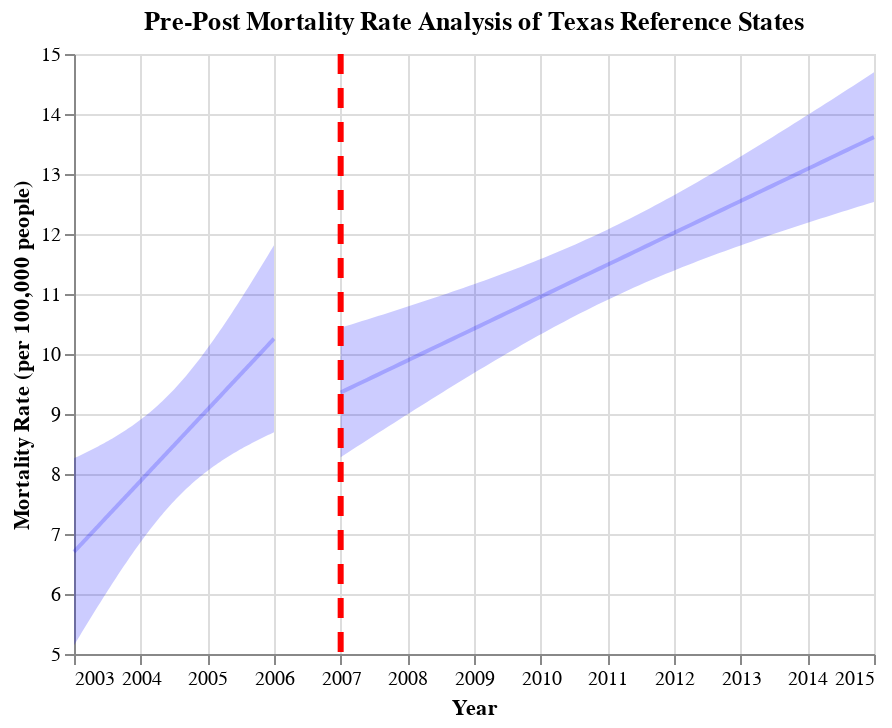

Notebook code for this chart:
### Code cell
## Generate Pre-Post Graphs for TX reference states
fit, reg_chart_pre_TX_ref = get_reg_fit_TX_ref(
    death_data_TX_ref_subset_grouped_pre, 
    yvar="average_deaths_state", 
    xvar="YEAR", 
    alpha=0.05
)

fit, reg_chart_post_TX_ref = get_reg_fit_TX_ref(
    death_data_TX_ref_subset_grouped_post, 
    yvar="average_deaths_state", 
    xvar="YEAR", 
    alpha=0.05
)

## Create line post-policy implementation
line_2007 = alt.Chart(pd.DataFrame({'x': [2007]})).mark_rule(strokeDash=[10, 7], color = "red", strokeWidth=3).encode(x='x')

## Generate final pre-post graph for FL reference states
pre_post_TX_ref = reg_chart_pre_TX_ref + reg_chart_post_TX_ref + line_2007
pre_post_TX_ref.properties(title="Pre-Post Mortality Rate Analysis of Texas Reference States")

### Figure 1 — Vega-Lite specification as saved in the notebook (floating-point values rounded to 4 significant figures)
{"config": {"view": {"continuousWidth": 400, "continuousHeight": 300}}, "layer": [{"mark": {"type": "errorband", "color": "blue", "opacity": 0.2}, "encoding": {"x": {"field": "YEAR", "type": "quantitative"}, "y": {"field": "ci_low", "title": "", "type": "quantitative"}, "y2": {"field": "ci_high"}}}, {"mark": {"type": "line", "color": "blue", "opacity": 0.2}, "encoding": {"x": {"axis": {"format": "T", "title": "Year"}, "field": "YEAR", "scale": {"zero": false}, "type": "quantitative"}, "y": {"field": "average_deaths_state", "scale": {"zero": false}, "title": "Mortality Rate (per 100,000 people)", "type": "quantitative"}}}, {"layer": [{"mark": {"type": "errorband", "color": "blue", "opacity": 0.2}, "encoding": {"x": {"field": "YEAR", "type": "quantitative"}, "y": {"field": "ci_low", "title": "", "type": "quantitative"}, "y2": {"field": "ci_high"}}}, {"mark": {"type": "line", "color": "blue", "opacity": 0.2}, "encoding": {"x": {"axis": {"format": "T", "title": "Year"}, "field": "YEAR", "scale": {"zero": false}, "type": "quantitative"}, "y": {"field": "average_deaths_state", "scale": {"zero": false}, "title": "Mortality Rate (per 100,000 people)", "type": "quantitative"}}}], "data": {"name": "data-eb76cbb9ae5ee0f4db96b7d884f7e519"}}, {"data": {"name": "data-d625a43cca235c1e9ceabc0e922fc9ef"}, "mark": {"type": "rule", "color": "red", "strokeDash": [10, 7], "strokeWidth": 3}, "encoding": {"x": {"field": "x", "type": "quantitative"}}}], "data": {"name": "data-215d6bd226a3726d6f9d2ab2eb4e3afc"}, "title": "Pre-Post Mortality Rate Analysis of Texas Reference States", "$schema": "https://vega.github.io/schema/vega-lite/v4.17.0.json", "datasets": {"data-215d6bd226a3726d6f9d2ab2eb4e3afc": [{"YEAR": 2003.0, "average_deaths_state": 6.703, "ci_low": 5.144, "ci_high": 8.262}, {"YEAR": 2003.0, "average_deaths_state": 6.738, "ci_low": 5.199, "ci_high": 8.277}, {"YEAR": 2003.0, "average_deaths_state": 6.774, "ci_low": 5.255, "ci_high": 8.293}, {"YEAR": 2003.0, "average_deaths_state": 6.809, "ci_low": 5.31, "ci_high": 8.309}, {"YEAR": 2003.0, "average_deaths_state": 6.845, "ci_low": 5.365, "ci_high": 8.325}, {"YEAR": 2003.0, "average_deaths_state": 6.88, "ci_low": 5.42, "ci_high": 8.341}, {"YEAR": 2003.0, "average_deaths_state": 6.916, "ci_low": 5.474, "ci_high": 8.357}, {"YEAR": 2003.0, "average_deaths_state": 6.951, "ci_low": 5.529, "ci_high": 8.374}, {"YEAR": 2003.0, "average_deaths_state": 6.987, "ci_low": 5.583, "ci_high": 8.39}, {"YEAR": 2003.0, "average_deaths_state": 7.022, "ci_low": 5.637, "ci_high": 8.407}, {"YEAR": 2003.0, "average_deaths_state": 7.058, "ci_low": 5.691, "ci_high": 8.424}, {"YEAR": 2003.0, "average_deaths_state": 7.093, "ci_low": 5.745, "ci_high": 8.442}, {"YEAR": 2003.0, "average_deaths_state": 7.129, "ci_low": 5.798, "ci_high": 8.459}, {"YEAR": 2003.0, "average_deaths_state": 7.164, "ci_low": 5.852, "ci_high": 8.477}, {"YEAR": 2003.0, "average_deaths_state": 7.2, "ci_low": 5.905, "ci_high": 8.495}, {"YEAR": 2003.0, "average_deaths_state": 7.235, "ci_low": 5.957, "ci_high": 8.513}, {"YEAR": 2003.0, "average_deaths_state": 7.271, "ci_low": 6.01, "ci_high": 8.532}, {"YEAR": 2004.0, "average_deaths_state": 7.307, "ci_low": 6.062, "ci_high": 8.551}, {"YEAR": 2004.0, "average_deaths_state": 7.342, "ci_low": 6.114, "ci_high": 8.57}, {"YEAR": 2004.0, "average_deaths_state": 7.378, "ci_low": 6.166, "ci_high": 8.589}, {"YEAR": 2004.0, "average_deaths_state": 7.413, "ci_low": 6.217, "ci_high": 8.609}, {"YEAR": 2004.0, "average_deaths_state": 7.449, "ci_low": 6.268, "ci_high": 8.629}, {"YEAR": 2004.0, "average_deaths_state": 7.484, "ci_low": 6.319, "ci_high": 8.649}, {"YEAR": 2004.0, "average_deaths_state": 7.52, "ci_low": 6.369, "ci_high": 8.67}, {"YEAR": 2004.0, "average_deaths_state": 7.555, "ci_low": 6.419, "ci_high": 8.691}, {"YEAR": 2004.0, "average_deaths_state": 7.591, "ci_low": 6.469, "ci_high": 8.712}, {"YEAR": 2004.0, "average_deaths_state": 7.626, "ci_low": 6.518, "ci_high": 8.734}, {"YEAR": 2004.0, "average_deaths_state": 7.662, "ci_low": 6.567, "ci_high": 8.756}, {"YEAR": 2004.0, "average_deaths_state": 7.697, "ci_low": 6.615, "ci_high": 8.779}, {"YEAR": 2004.0, "average_deaths_state": 7.733, "ci_low": 6.663, "ci_high": 8.802}, {"YEAR": 2004.0, "average_deaths_state": 7.768, "ci_low": 6.711, "ci_high": 8.826}, {"YEAR": 2004.0, "average_deaths_state": 7.804, "ci_low": 6.758, "ci_high": 8.849}, {"YEAR": 2004.0, "average_deaths_state": 7.839, "ci_low": 6.805, "ci_high": 8.874}, {"YEAR": 2004.0, "average_deaths_state": 7.875, "ci_low": 6.851, "ci_high": 8.899}, {"YEAR": 2004.0, "average_deaths_state": 7.91, "ci_low": 6.897, "ci_high": 8.924}, {"YEAR": 2004.0, "average_deaths_state": 7.946, "ci_low": 6.942, "ci_high": 8.95}, {"YEAR": 2004.0, "average_deaths_state": 7.981, "ci_low": 6.986, "ci_high": 8.977}, {"YEAR": 2004.0, "average_deaths_state": 8.017, "ci_low": 7.03, "ci_high": 9.004}, {"YEAR": 2004.0, "average_deaths_state": 8.052, "ci_low": 7.074, "ci_high": 9.031}, {"YEAR": 2004.0, "average_deaths_state": 8.088, "ci_low": 7.117, "ci_high": 9.059}, {"YEAR": 2004.0, "average_deaths_state": 8.123, "ci_low": 7.159, "ci_high": 9.088}, {"YEAR": 2004.0, "average_deaths_state": 8.159, "ci_low": 7.201, "ci_high": 9.117}, {"YEAR": 2004.0, "average_deaths_state": 8.194, "ci_low": 7.242, "ci_high": 9.147}, {"YEAR": 2004.0, "average_deaths_state": 8.23, "ci_low": 7.282, "ci_high": 9.178}, {"YEAR": 2004.0, "average_deaths_state": 8.266, "ci_low": 7.322, "ci_high": 9.209}, {"YEAR": 2004.0, "average_deaths_state": 8.301, "ci_low": 7.361, "ci_high": 9.241}, {"YEAR": 2004.0, "average_deaths_state": 8.337, "ci_low": 7.4, "ci_high": 9.274}, {"YEAR": 2004.0, "average_deaths_state": 8.372, "ci_low": 7.437, "ci_high": 9.307}, {"YEAR": 2004.0, "average_deaths_state": 8.408, "ci_low": 7.475, "ci_high": 9.341}, {"YEAR": 2004.0, "average_deaths_state": 8.443, "ci_low": 7.511, "ci_high": 9.375}, {"YEAR": 2004.0, "average_deaths_state": 8.479, "ci_low": 7.547, "ci_high": 9.41}, {"YEAR": 2005.0, "average_deaths_state": 8.514, "ci_low": 7.582, "ci_high": 9.446}, {"YEAR": 2005.0, "average_deaths_state": 8.55, "ci_low": 7.617, "ci_high": 9.483}, {"YEAR": 2005.0, "average_deaths_state": 8.585, "ci_low": 7.651, "ci_high": 9.52}, {"YEAR": 2005.0, "average_deaths_state": 8.621, "ci_low": 7.684, "ci_high": 9.558}, {"YEAR": 2005.0, "average_deaths_state": 8.656, "ci_low": 7.716, "ci_high": 9.596}, {"YEAR": 2005.0, "average_deaths_state": 8.692, "ci_low": 7.748, "ci_high": 9.635}, {"YEAR": 2005.0, "average_deaths_state": 8.727, "ci_low": 7.779, "ci_high": 9.675}, {"YEAR": 2005.0, "average_deaths_state": 8.763, "ci_low": 7.81, "ci_high": 9.716}, {"YEAR": 2005.0, "average_deaths_state": 8.798, "ci_low": 7.84, "ci_high": 9.757}, {"YEAR": 2005.0, "average_deaths_state": 8.834, "ci_low": 7.869, "ci_high": 9.798}, {"YEAR": 2005.0, "average_deaths_state": 8.869, "ci_low": 7.898, "ci_high": 9.841}, {"YEAR": 2005.0, "average_deaths_state": 8.905, "ci_low": 7.926, "ci_high": 9.884}, {"YEAR": 2005.0, "average_deaths_state": 8.94, "ci_low": 7.954, "ci_high": 9.927}, {"YEAR": 2005.0, "average_deaths_state": 8.976, "ci_low": 7.981, "ci_high": 9.971}, {"YEAR": 2005.0, "average_deaths_state": 9.011, "ci_low": 8.007, "ci_high": 10.02}, {"YEAR": 2005.0, "average_deaths_state": 9.047, "ci_low": 8.033, "ci_high": 10.06}, {"YEAR": 2005.0, "average_deaths_state": 9.082, "ci_low": 8.059, "ci_high": 10.11}, {"YEAR": 2005.0, "average_deaths_state": 9.118, "ci_low": 8.083, "ci_high": 10.15}, {"YEAR": 2005.0, "average_deaths_state": 9.154, "ci_low": 8.108, "ci_high": 10.2}, {"YEAR": 2005.0, "average_deaths_state": 9.189, "ci_low": 8.132, "ci_high": 10.25}, {"YEAR": 2005.0, "average_deaths_state": 9.225, "ci_low": 8.155, "ci_high": 10.29}, {"YEAR": 2005.0, "average_deaths_state": 9.26, "ci_low": 8.178, "ci_high": 10.34}, {"YEAR": 2005.0, "average_deaths_state": 9.296, "ci_low": 8.201, "ci_high": 10.39}, {"YEAR": 2005.0, "average_deaths_state": 9.331, "ci_low": 8.223, "ci_high": 10.44}, {"YEAR": 2005.0, "average_deaths_state": 9.367, "ci_low": 8.245, "ci_high": 10.49}, {"YEAR": 2005.0, "average_deaths_state": 9.402, "ci_low": 8.266, "ci_high": 10.54}, {"YEAR": 2005.0, "average_deaths_state": 9.438, "ci_low": 8.287, "ci_high": 10.59}, {"YEAR": 2005.0, "average_deaths_state": 9.473, "ci_low": 8.308, "ci_high": 10.64}, {"YEAR": 2005.0, "average_deaths_state": 9.509, "ci_low": 8.328, "ci_high": 10.69}, {"YEAR": 2005.0, "average_deaths_state": 9.544, "ci_low": 8.348, "ci_high": 10.74}, {"YEAR": 2005.0, "average_deaths_state": 9.58, "ci_low": 8.368, "ci_high": 10.79}, {"YEAR": 2005.0, "average_deaths_state": 9.615, "ci_low": 8.387, "ci_high": 10.84}, {"YEAR": 2005.0, "average_deaths_state": 9.651, "ci_low": 8.406, "ci_high": 10.9}, {"YEAR": 2006.0, "average_deaths_state": 9.686, "ci_low": 8.425, "ci_high": 10.95}, {"YEAR": 2006.0, "average_deaths_state": 9.722, "ci_low": 8.444, "ci_high": 11.0}, {"YEAR": 2006.0, "average_deaths_state": 9.757, "ci_low": 8.462, "ci_high": 11.05}, {"YEAR": 2006.0, "average_deaths_state": 9.793, "ci_low": 8.48, "ci_high": 11.11}, {"YEAR": 2006.0, "average_deaths_state": 9.828, "ci_low": 8.498, "ci_high": 11.16}, {"YEAR": 2006.0, "average_deaths_state": 9.864, "ci_low": 8.515, "ci_high": 11.21}, {"YEAR": 2006.0, "average_deaths_state": 9.899, "ci_low": 8.533, "ci_high": 11.27}, {"YEAR": 2006.0, "average_deaths_state": 9.935, "ci_low": 8.55, "ci_high": 11.32}, {"YEAR": 2006.0, "average_deaths_state": 9.97, "ci_low": 8.567, "ci_high": 11.37}, {"YEAR": 2006.0, "average_deaths_state": 10.01, "ci_low": 8.584, "ci_high": 11.43}, {"YEAR": 2006.0, "average_deaths_state": 10.04, "ci_low": 8.6, "ci_high": 11.48}, {"YEAR": 2006.0, "average_deaths_state": 10.08, "ci_low": 8.616, "ci_high": 11.54}, {"YEAR": 2006.0, "average_deaths_state": 10.11, "ci_low": 8.633, "ci_high": 11.59}, {"YEAR": 2006.0, "average_deaths_state": 10.15, "ci_low": 8.649, "ci_high": 11.65}, {"YEAR": 2006.0, "average_deaths_state": 10.18, "ci_low": 8.665, "ci_high": 11.7}, {"YEAR": 2006.0, "average_deaths_state": 10.22, "ci_low": 8.68, "ci_high": 11.76}, {"YEAR": 2006.0, "average_deaths_state": 10.25, "ci_low": 8.696, "ci_high": 11.81}], "data-eb76cbb9ae5ee0f4db96b7d884f7e519": [{"YEAR": 2007.0, "average_deaths_state": 9.359, "ci_low": 8.279, "ci_high": 10.44}, {"YEAR": 2007.0, "average_deaths_state": 9.401, "ci_low": 8.337, "ci_high": 10.47}, {"YEAR": 2007.0, "average_deaths_state": 9.444, "ci_low": 8.395, "ci_high": 10.49}, {"YEAR": 2007.0, "average_deaths_state": 9.486, "ci_low": 8.452, "ci_high": 10.52}, {"YEAR": 2007.0, "average_deaths_state": 9.529, "ci_low": 8.51, "ci_high": 10.55}, {"YEAR": 2007.0, "average_deaths_state": 9.572, "ci_low": 8.567, "ci_high": 10.58}, {"YEAR": 2007.0, "average_deaths_state": 9.614, "ci_low": 8.624, "ci_high": 10.6}, {"YEAR": 2008.0, "average_deaths_state": 9.657, "ci_low": 8.681, "ci_high": 10.63}, {"YEAR": 2008.0, "average_deaths_state": 9.699, "ci_low": 8.738, "ci_high": 10.66}, {"YEAR": 2008.0, "average_deaths_state": 9.742, "ci_low": 8.795, "ci_high": 10.69}, {"YEAR": 2008.0, "average_deaths_state": 9.784, "ci_low": 8.852, "ci_high": 10.72}, {"YEAR": 2008.0, "average_deaths_state": 9.827, "ci_low": 8.909, "ci_high": 10.75}, {"YEAR": 2008.0, "average_deaths_state": 9.87, "ci_low": 8.965, "ci_high": 10.77}, {"YEAR": 2008.0, "average_deaths_state": 9.912, "ci_low": 9.021, "ci_high": 10.8}, {"YEAR": 2008.0, "average_deaths_state": 9.955, "ci_low": 9.077, "ci_high": 10.83}, {"YEAR": 2008.0, "average_deaths_state": 9.997, "ci_low": 9.133, "ci_high": 10.86}, {"YEAR": 2008.0, "average_deaths_state": 10.04, "ci_low": 9.189, "ci_high": 10.89}, {"YEAR": 2008.0, "average_deaths_state": 10.08, "ci_low": 9.245, "ci_high": 10.92}, {"YEAR": 2008.0, "average_deaths_state": 10.12, "ci_low": 9.3, "ci_high": 10.95}, {"YEAR": 2009.0, "average_deaths_state": 10.17, "ci_low": 9.356, "ci_high": 10.98}, {"YEAR": 2009.0, "average_deaths_state": 10.21, "ci_low": 9.411, "ci_high": 11.01}, {"YEAR": 2009.0, "average_deaths_state": 10.25, "ci_low": 9.465, "ci_high": 11.04}, {"YEAR": 2009.0, "average_deaths_state": 10.3, "ci_low": 9.52, "ci_high": 11.07}, {"YEAR": 2009.0, "average_deaths_state": 10.34, "ci_low": 9.574, "ci_high": 11.1}, {"YEAR": 2009.0, "average_deaths_state": 10.38, "ci_low": 9.628, "ci_high": 11.13}, {"YEAR": 2009.0, "average_deaths_state": 10.42, "ci_low": 9.682, "ci_high": 11.16}, {"YEAR": 2009.0, "average_deaths_state": 10.47, "ci_low": 9.736, "ci_high": 11.2}, {"YEAR": 2009.0, "average_deaths_state": 10.51, "ci_low": 9.789, "ci_high": 11.23}, {"YEAR": 2009.0, "average_deaths_state": 10.55, "ci_low": 9.842, "ci_high": 11.26}, {"YEAR": 2009.0, "average_deaths_state": 10.59, "ci_low": 9.894, "ci_high": 11.29}, {"YEAR": 2009.0, "average_deaths_state": 10.64, "ci_low": 9.947, "ci_high": 11.32}, {"YEAR": 2009.0, "average_deaths_state": 10.68, "ci_low": 9.999, "ci_high": 11.36}, {"YEAR": 2010.0, "average_deaths_state": 10.72, "ci_low": 10.05, "ci_high": 11.39}, {"YEAR": 2010.0, "average_deaths_state": 10.76, "ci_low": 10.1, "ci_high": 11.43}, {"YEAR": 2010.0, "average_deaths_state": 10.81, "ci_low": 10.15, "ci_high": 11.46}, {"YEAR": 2010.0, "average_deaths_state": 10.85, "ci_low": 10.2, "ci_high": 11.49}, {"YEAR": 2010.0, "average_deaths_state": 10.89, "ci_low": 10.25, "ci_high": 11.53}, {"YEAR": 2010.0, "average_deaths_state": 10.93, "ci_low": 10.3, "ci_high": 11.56}, {"YEAR": 2010.0, "average_deaths_state": 10.98, "ci_low": 10.35, "ci_high": 11.6}, {"YEAR": 2010.0, "average_deaths_state": 11.02, "ci_low": 10.4, "ci_high": 11.64}, {"YEAR": 2010.0, "average_deaths_state": 11.06, "ci_low": 10.45, "ci_high": 11.67}, {"YEAR": 2010.0, "average_deaths_state": 11.1, "ci_low": 10.5, "ci_high": 11.71}, {"YEAR": 2010.0, "average_deaths_state": 11.15, "ci_low": 10.54, "ci_high": 11.75}, {"YEAR": 2010.0, "average_deaths_state": 11.19, "ci_low": 10.59, "ci_high": 11.79}, {"YEAR": 2011.0, "average_deaths_state": 11.23, "ci_low": 10.64, "ci_high": 11.83}, {"YEAR": 2011.0, "average_deaths_state": 11.27, "ci_low": 10.68, "ci_high": 11.87}, {"YEAR": 2011.0, "average_deaths_state": 11.32, "ci_low": 10.73, "ci_high": 11.91}, {"YEAR": 2011.0, "average_deaths_state": 11.36, "ci_low": 10.77, "ci_high": 11.95}, {"YEAR": 2011.0, "average_deaths_state": 11.4, "ci_low": 10.82, "ci_high": 11.99}, {"YEAR": 2011.0, "average_deaths_state": 11.44, "ci_low": 10.86, "ci_high": 12.03}, {"YEAR": 2011.0, "average_deaths_state": 11.49, "ci_low": 10.9, "ci_high": 12.07}, {"YEAR": 2011.0, "average_deaths_state": 11.53, "ci_low": 10.94, "ci_high": 12.12}, {"YEAR": 2011.0, "average_deaths_state": 11.57, "ci_low": 10.99, "ci_high": 12.16}, {"YEAR": 2011.0, "average_deaths_state": 11.61, "ci_low": 11.03, "ci_high": 12.2}, {"YEAR": 2011.0, "average_deaths_state": 11.66, "ci_low": 11.07, "ci_high": 12.25}, {"YEAR": 2011.0, "average_deaths_state": 11.7, "ci_low": 11.11, "ci_high": 12.29}, {"YEAR": 2011.0, "average_deaths_state": 11.74, "ci_low": 11.15, "ci_high": 12.34}, {"YEAR": 2012.0, "average_deaths_state": 11.78, "ci_low": 11.19, "ci_high": 12.38}, {"YEAR": 2012.0, "average_deaths_state": 11.83, "ci_low": 11.22, "ci_high": 12.43}, {"YEAR": 2012.0, "average_deaths_state": 11.87, "ci_low": 11.26, "ci_high": 12.48}, {"YEAR": 2012.0, "average_deaths_state": 11.91, "ci_low": 11.3, "ci_high": 12.53}, {"YEAR": 2012.0, "average_deaths_state": 11.96, "ci_low": 11.34, "ci_high": 12.57}, {"YEAR": 2012.0, "average_deaths_state": 12.0, "ci_low": 11.37, "ci_high": 12.62}, {"YEAR": 2012.0, "average_deaths_state": 12.04, "ci_low": 11.41, "ci_high": 12.67}, {"YEAR": 2012.0, "average_deaths_state": 12.08, "ci_low": 11.44, "ci_high": 12.72}, {"YEAR": 2012.0, "average_deaths_state": 12.13, "ci_low": 11.48, "ci_high": 12.77}, {"YEAR": 2012.0, "average_deaths_state": 12.17, "ci_low": 11.51, "ci_high": 12.82}, {"YEAR": 2012.0, "average_deaths_state": 12.21, "ci_low": 11.55, "ci_high": 12.87}, {"YEAR": 2012.0, "average_deaths_state": 12.25, "ci_low": 11.58, "ci_high": 12.92}, {"YEAR": 2013.0, "average_deaths_state": 12.3, "ci_low": 11.62, "ci_high": 12.97}, {"YEAR": 2013.0, "average_deaths_state": 12.34, "ci_low": 11.65, "ci_high": 13.03}, {"YEAR": 2013.0, "average_deaths_state": 12.38, "ci_low": 11.68, "ci_high": 13.08}, {"YEAR": 2013.0, "average_deaths_state": 12.42, "ci_low": 11.71, "ci_high": 13.13}, {"YEAR": 2013.0, "average_deaths_state": 12.47, "ci_low": 11.75, "ci_high": 13.18}, {"YEAR": 2013.0, "average_deaths_state": 12.51, "ci_low": 11.78, "ci_high": 13.24}, {"YEAR": 2013.0, "average_deaths_state": 12.55, "ci_low": 11.81, "ci_high": 13.29}, {"YEAR": 2013.0, "average_deaths_state": 12.59, "ci_low": 11.84, "ci_high": 13.35}, {"YEAR": 2013.0, "average_deaths_state": 12.64, "ci_low": 11.87, "ci_high": 13.4}, {"YEAR": 2013.0, "average_deaths_state": 12.68, "ci_low": 11.9, "ci_high": 13.45}, {"YEAR": 2013.0, "average_deaths_state": 12.72, "ci_low": 11.93, "ci_high": 13.51}, {"YEAR": 2013.0, "average_deaths_state": 12.76, "ci_low": 11.96, "ci_high": 13.56}, {"YEAR": 2013.0, "average_deaths_state": 12.81, "ci_low": 11.99, "ci_high": 13.62}, {"YEAR": 2014.0, "average_deaths_state": 12.85, "ci_low": 12.02, "ci_high": 13.67}, {"YEAR": 2014.0, "average_deaths_state": 12.89, "ci_low": 12.05, "ci_high": 13.73}, {"YEAR": 2014.0, "average_deaths_state": 12.93, "ci_low": 12.08, "ci_high": 13.78}, {"YEAR": 2014.0, "average_deaths_state": 12.98, "ci_low": 12.11, "ci_high": 13.84}, {"YEAR": 2014.0, "average_deaths_state": 13.02, "ci_low": 12.14, "ci_high": 13.9}, {"YEAR": 2014.0, "average_deaths_state": 13.06, "ci_low": 12.17, "ci_high": 13.95}, {"YEAR": 2014.0, "average_deaths_state": 13.1, "ci_low": 12.2, "ci_high": 14.01}, {"YEAR": 2014.0, "average_deaths_state": 13.15, "ci_low": 12.23, "ci_high": 14.07}, {"YEAR": 2014.0, "average_deaths_state": 13.19, "ci_low": 12.26, "ci_high": 14.12}, {"YEAR": 2014.0, "average_deaths_state": 13.23, "ci_low": 12.29, "ci_high": 14.18}, {"YEAR": 2014.0, "average_deaths_state": 13.27, "ci_low": 12.31, "ci_high": 14.24}, {"YEAR": 2014.0, "average_deaths_state": 13.32, "ci_low": 12.34, "ci_high": 14.29}, {"YEAR": 2015.0, "average_deaths_state": 13.36, "ci_low": 12.37, "ci_high": 14.35}, {"YEAR": 2015.0, "average_deaths_state": 13.4, "ci_low": 12.4, "ci_high": 14.41}, {"YEAR": 2015.0, "average_deaths_state": 13.44, "ci_low": 12.43, "ci_high": 14.46}, {"YEAR": 2015.0, "average_deaths_state": 13.49, "ci_low": 12.45, "ci_high": 14.52}, {"YEAR": 2015.0, "average_deaths_state": 13.53, "ci_low": 12.48, "ci_high": 14.58}, {"YEAR": 2015.0, "average_deaths_state": 13.57, "ci_low": 12.51, "ci_high": 14.64}, {"YEAR": 2015.0, "average_deaths_state": 13.61, "ci_low": 12.54, "ci_high": 14.69}], "data-d625a43cca235c1e9ceabc0e922fc9ef": [{"x": 2007}]}}
